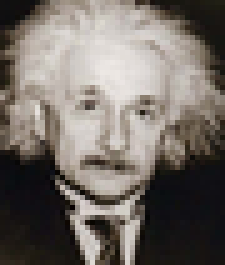
%> input picture Hybrid imaging Assignment1/code/pair1_einstein.bmp, 45 x 53 px, shrunk from 225 x 265 before the run (shown 5 times larger)
$ octave main.m   (GNU Octave 9; MATLAB toolbox functions it lacks are replaced by stand-ins)
%> lines starting %> are read from the running program, lines starting %| are printed output that depends on the picture
### Hybrid imaging Assignment1/code/my_imfilter.m
function output = my_imfilter(image, filter)
% This function is intended to behave like the built in function imfilter()
% See 'help imfilter' or 'help conv2'. While terms like "filtering" and
% "convolution" might be used interchangeably, and they are indeed nearly
% the same thing, there is a difference:
% from 'help filter2'
%    2-D correlation is related to 2-D convolution by a 180 degree rotation
%    of the filter matrix.
imgDim= ndims(image);
[filterR, filterC] = size(filter);
% Your function should work for color images. Simply filter each color
% channel independently.
if (mod(filterR,2) == 0 || mod(filterC,2) == 0)
    msg = 'Invalid Filter Size.Please try odd numbers.';
    error(msg)
end

switch imgDim
    case 2
        %%%%grayscale
        %disp('grayscale')
        %[r,c] = size(image);
        imageTemp = myConvolution(image,filter);
        image = imageTemp(1:end-ceil(m/2), 1:end-ceil(n/2));
    case 3
        %%%%color image
        %disp('color')
        %[r,c,d] = size(image);
        for i=1:imgDim
            helpImage = myConvolution(image(1:end,1:end,i),filter);
            image(1:end,1:end,i) = helpImage(1:end-floor(filterR/2)*2, 1:end-floor(filterC/2)*2);
        end


    otherwise
        disp('something else')
end

output=image;


% Your function should work for filters of any width and height
% combination, as long as the width and height are odd (e.g. 1, 7, 9). This
% restriction makes it unambiguous which pixel in the filter is the center
% pixel.


% Boundary handling can be tricky. The filter can't be centered on pixels
% at the image boundary without parts of the filter being out of bounds. If
% you look at 'help conv2' and 'help imfilter' you see that they have
% several options to deal with boundaries. You should simply recreate the
% default behavior of imfilter -- pad the input image with zeros, and
% return a filtered image which matches the input resolution. A better
% approach is to mirror the image content over the boundaries for padding.

% % Uncomment if you want to simply call imfilter so you can see the desired
% % behavior. When you write your actual solution, you can't use imfilter,
% % filter2, conv2, etc. Simply loop over all the pixels and do the actual
% % computation. It might be slow.
% output = imfilter(image, filter);


%%%%%%%%%%%%%%%%
% Your code here
%%%%%%%%%%%%%%%%

### Hybrid imaging Assignment1/code/myConvolution.m
 function convImg = myConvolution(image,filter)
%

[kernelRows, kernelCol] = size(filter);

image = padarray(image, [floor(kernelRows/2) floor(kernelCol/2)]);


[imRows, imCol] = size(image);
convImg = zeros(imRows,imCol);

    for x = (1+kernelRows) : (imRows)
        for y = (1+kernelCol) :(imCol)
            value =0;
            for i=1:kernelRows
                for j=1:kernelCol
                 value = value + filter(i,j)*image(x-i,y-j);
                end
            end
            convImg(x-kernelRows,y-kernelCol) = value;
        end
    end


end

### Hybrid imaging Assignment1/code/main.m

clc; clear all;

%%%%%%%%%%%            %%%%%%%%%%%
%%%%%%%%%%%  1st pair  %%%%%%%%%%%
%%%%%%%%%%%            %%%%%%%%%%%
kernelim1 = fspecial('Gaussian', [15 15], 10);  %% filter for Einstein with deviaton=10 and filter size [15 15]
kernelim2 = fspecial('Gaussian', [23 23], 14);  %% filter for Marilyn with deviaton=14 and filter size [23 23]


einstein = im2single(imread('pair1_einstein.bmp'));
marilyn = im2single(imread('pair1_marilyn.bmp'));
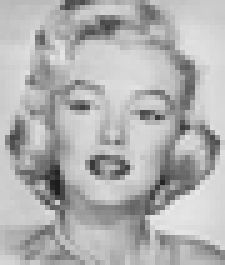
%> input picture Hybrid imaging Assignment1/code/pair1_marilyn.bmp, 45 x 53 px, shrunk from 225 x 265 before the run (shown 5 times larger)
%> marilyn: size 53x45x3 single; min 0.114, max 0.91, mean 0.695


%imgFilter = imfilter(colorim1,kernel);
LowPassEinstein = my_imfilter(einstein,kernelim1);
%> the loop in my_imfilter, `for i=1:imgDim` made 3 passes
%> pass 1, in myConvolution, `image = padarray(image, [floor(kernelRows/2) floor(kernelCol/2)]);`:
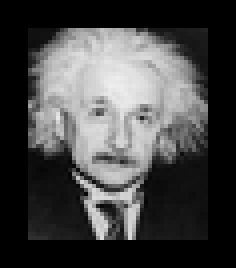
%> image: size 67x59 single (shown 4 times larger); min 0, max 0.929, mean 0.274
%> pass 1, in my_imfilter, `helpImage = myConvolution(image(1:end,1:end,i),filter);`:
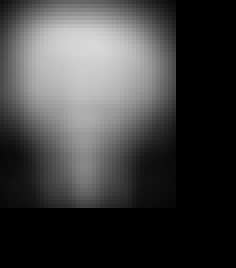
%> helpImage: size 67x59 double (shown 4 times larger); min 0, max 0.847, mean 0.248
%> after the loop in my_imfilter, `for i=1:imgDim`:
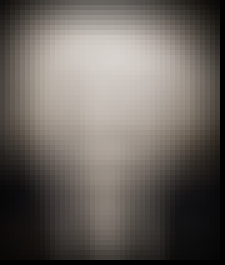
%> image: size 53x45x3 single (shown 5 times larger); mean R, G, B 0.411, 0.388, 0.368

%imgFilter = imfilter(colorim2,kernel);
%> (the run ends here)
